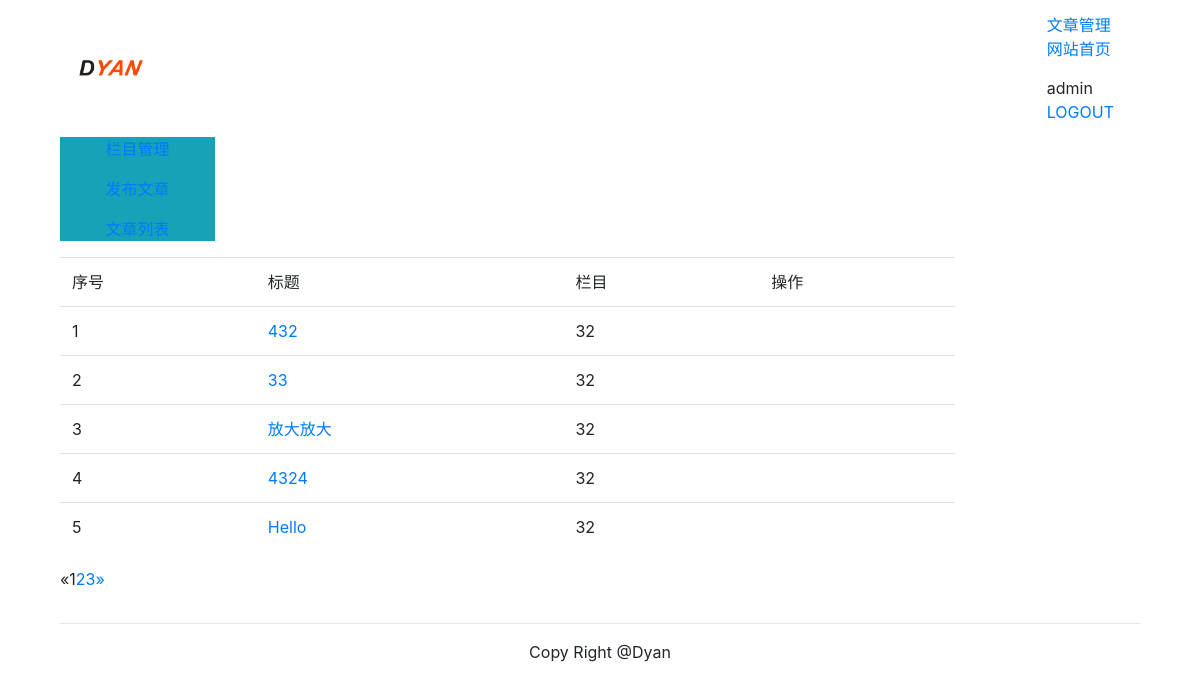
Before: /article/article-list/ (signed in) with the older database file.
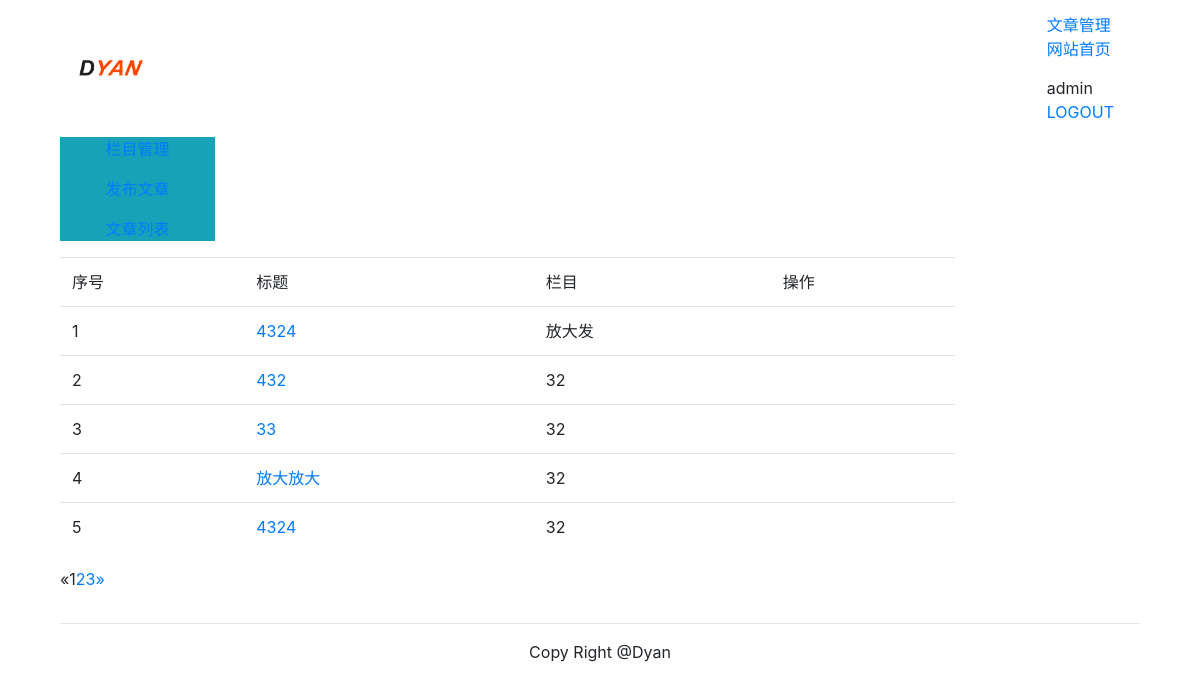
After: the same page with the newer database file.
### article/models.py (models this page shows, shortened)
class ArticlePost(models.Model):
    author = models.ForeignKey(User, related_name="article", on_delete=models.CASCADE)
    title = models.CharField(max_length=200)
    slug = models.SlugField(max_length=500)
    column = models.ForeignKey(ArticleColumn, related_name="article_column", on_delete=models.CASCADE)
    body = models.TextField()
    created = models.DateField(default=timezone.now)
    updated = models.DateField(auto_now=True)
    users_like = models.ManyToManyField(User, related_name='articles_like', blank=True)
    class Model:
        ordering = ('-title',)
        index_together = (('id', 'slug'), )
    def get_absolute_url(self):
        return reverse("article:article_detail", args=[self.id, self.slug])

class ArticleColumn(models.Model):
    user = models.ForeignKey(User, related_name='article_column', on_delete=models.CASCADE)
    column = models.CharField(max_length=200)
    created = models.DateField(auto_now_add=True)
    class Model:
        ordering = ('-created',)
    def __str__(self):
        return self.column

### article/views.py (the view)
@login_required(login_url='/account/login/')
def article_list(request):
    articles = ArticlePost.objects.filter(author=request.user).order_by("-created")
    paginator = Paginator(articles, 5)
    num_pages = [i for i in range(1,paginator.num_pages+1)]
    page = request.GET.get('page')
    try:
        current_page = paginator.page(page)
        articless = current_page.object_list
    except PageNotAnInteger:
        current_page = paginator.page(1)
        articless = current_page.object_list
    except EmptyPage:
        current_page = paginator.page(paginator.num_pages)
        articless = current_page.object_list
    return render(request, 'article/column/article_list.html', {'articles': articless, 'page': current_page, 'num_pages':num_pages})

### templates/article/column/article_list.html (shortened to what this page needs)
{% extends "article/base.html" %}
{% load staticfiles %}
{% block content %}
<div>
    <table class="table table-hover">
    <tr>
        <td>序号</td>
        <td>标题</td>
        <td>栏目</td>
        <td>操作</td>
    </tr>
    {% for article in articles %}
    <tr>
        <td>{{ forloop.counter }}</td>
        <td><a href="{{ article.get_absolute_url }}">{{ article.title }}</a></td>
        <td>{{ article.column }}</td>
        <td>
            <a name="delete" href="javasrcipt:" onclick="del_article(this, {{ article.id }})"></a>
        </td>
    </tr>
    {% empty %}
    <p> 无记录 </p>
    {% endfor %}
    </table>
    {% include "paginator.html" %}
</div>
{% endblock %}

Changed rows visible on the page:
no longer on this page (row unchanged): ArticlePost: title "Hello", column "32"
added ArticlePost: title "4324", column "放大发"
